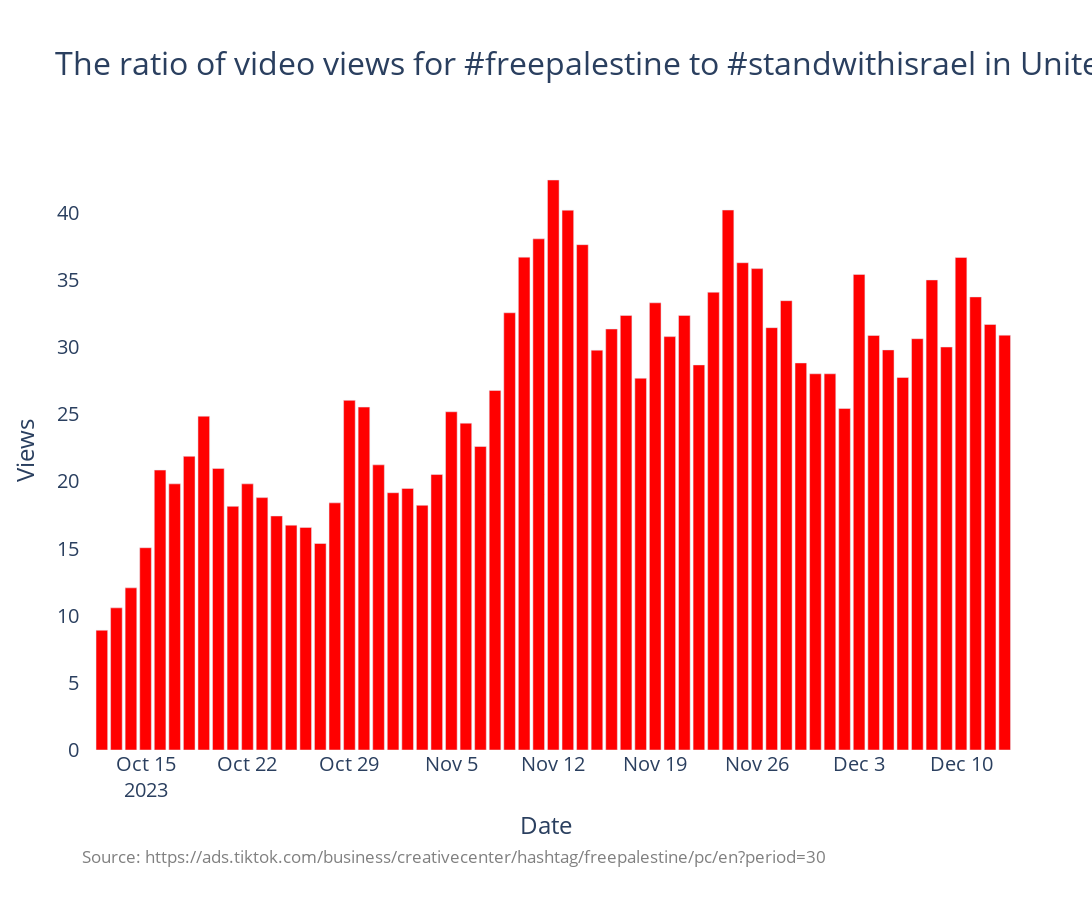

Here is the notebook cell this chart was saved with:
### Code cell
country_code = 'US'
plot_trend(country_code,['freepalestine','standwithisrael'],trends_df_dict[country_code])

### Figure 1 — Plotly figure (JSON) as saved in the notebook; plotly's stock layout.template omitted (floating-point values rounded to 4 significant figures)
{"data": [{"alignmentgroup": "True", "hovertemplate": "variable=0<br>index=%{x}<br>value=%{y}<extra></extra>", "legendgroup": "0", "marker": {"color": "red", "pattern": {"shape": ""}}, "name": "0", "offsetgroup": "0", "orientation": "v", "showlegend": true, "textposition": "auto", "type": "bar", "x": ["2023-10-11T00:00:00", "2023-10-12T00:00:00", "2023-10-13T00:00:00", "2023-10-14T00:00:00", "2023-10-15T00:00:00", "2023-10-16T00:00:00", "2023-10-17T00:00:00", "2023-10-18T00:00:00", "2023-10-19T00:00:00", "2023-10-20T00:00:00", "2023-10-21T00:00:00", "2023-10-22T00:00:00", "2023-10-23T00:00:00", "2023-10-24T00:00:00", "2023-10-25T00:00:00", "2023-10-26T00:00:00", "2023-10-27T00:00:00", "2023-10-28T00:00:00", "2023-10-29T00:00:00", "2023-10-30T00:00:00", "2023-10-31T00:00:00", "2023-11-01T00:00:00", "2023-11-02T00:00:00", "2023-11-03T00:00:00", "2023-11-04T00:00:00", "2023-11-05T00:00:00", "2023-11-06T00:00:00", "2023-11-07T00:00:00", "2023-11-08T00:00:00", "2023-11-09T00:00:00", "2023-11-10T00:00:00", "2023-11-11T00:00:00", "2023-11-12T00:00:00", "2023-11-13T00:00:00", "2023-11-14T00:00:00", "2023-11-15T00:00:00", "2023-11-16T00:00:00", "2023-11-17T00:00:00", "2023-11-18T00:00:00", "2023-11-19T00:00:00", "2023-11-20T00:00:00", "2023-11-21T00:00:00", "2023-11-22T00:00:00", "2023-11-23T00:00:00", "2023-11-24T00:00:00", "2023-11-25T00:00:00", "2023-11-26T00:00:00", "2023-11-27T00:00:00", "2023-11-28T00:00:00", "2023-11-29T00:00:00", "2023-11-30T00:00:00", "2023-12-01T00:00:00", "2023-12-02T00:00:00", "2023-12-03T00:00:00", "2023-12-04T00:00:00", "2023-12-05T00:00:00", "2023-12-06T00:00:00", "2023-12-07T00:00:00", "2023-12-08T00:00:00", "2023-12-09T00:00:00", "2023-12-10T00:00:00", "2023-12-11T00:00:00", "2023-12-12T00:00:00", "2023-12-13T00:00:00"], "xaxis": "x", "y": [null, 8.918, 10.58, 12.07, 15.06, 20.84, 19.82, 21.87, 24.86, 20.97, 18.14, 19.82, 18.79, 17.43, 16.74, 16.58, 15.38, 18.4, 26.04, 25.53, 21.23, 19.16, 19.48, 18.22, 20.51, 25.19, 24.34, 22.6, 26.77, 32.56, 36.7, 38.06, 42.44, 40.2, 37.63, 29.77, 31.35, 32.36, 27.68, 33.3, 30.78, 32.36, 28.67, 34.09, 40.21, 36.28, 35.85, 31.45, 33.46, 28.82, 28.01, 28.01, 25.43, 35.41, 30.87, 29.79, 27.74, 30.63, 35.0, 30.01, 36.68, 33.74, 31.69, 30.89], "yaxis": "y"}], "layout": {"annotations": [{"align": "left", "font": {"color": "grey", "size": 17}, "showarrow": false, "text": "Source: https://ads.tiktok.com/business/creativecenter/hashtag/freepalestine/pc/en?period=30", "x": 0, "xref": "paper", "y": -0.2, "yref": "paper"}], "barmode": "relative", "font": {"size": 20}, "height": 900, "legend": {"title": {"text": "variable"}, "tracegroupgap": 0}, "margin": {"b": 150, "t": 150}, "paper_bgcolor": "white", "plot_bgcolor": "white", "showlegend": false, "title": {"font": {"size": 32}, "text": "The ratio of video views for #freepalestine to #standwithisrael in United States"}, "width": 1800, "xaxis": {"anchor": "y", "domain": [0, 1], "title": {"text": "Date"}}, "yaxis": {"anchor": "x", "domain": [0, 1], "title": {"text": "Views"}}}}
